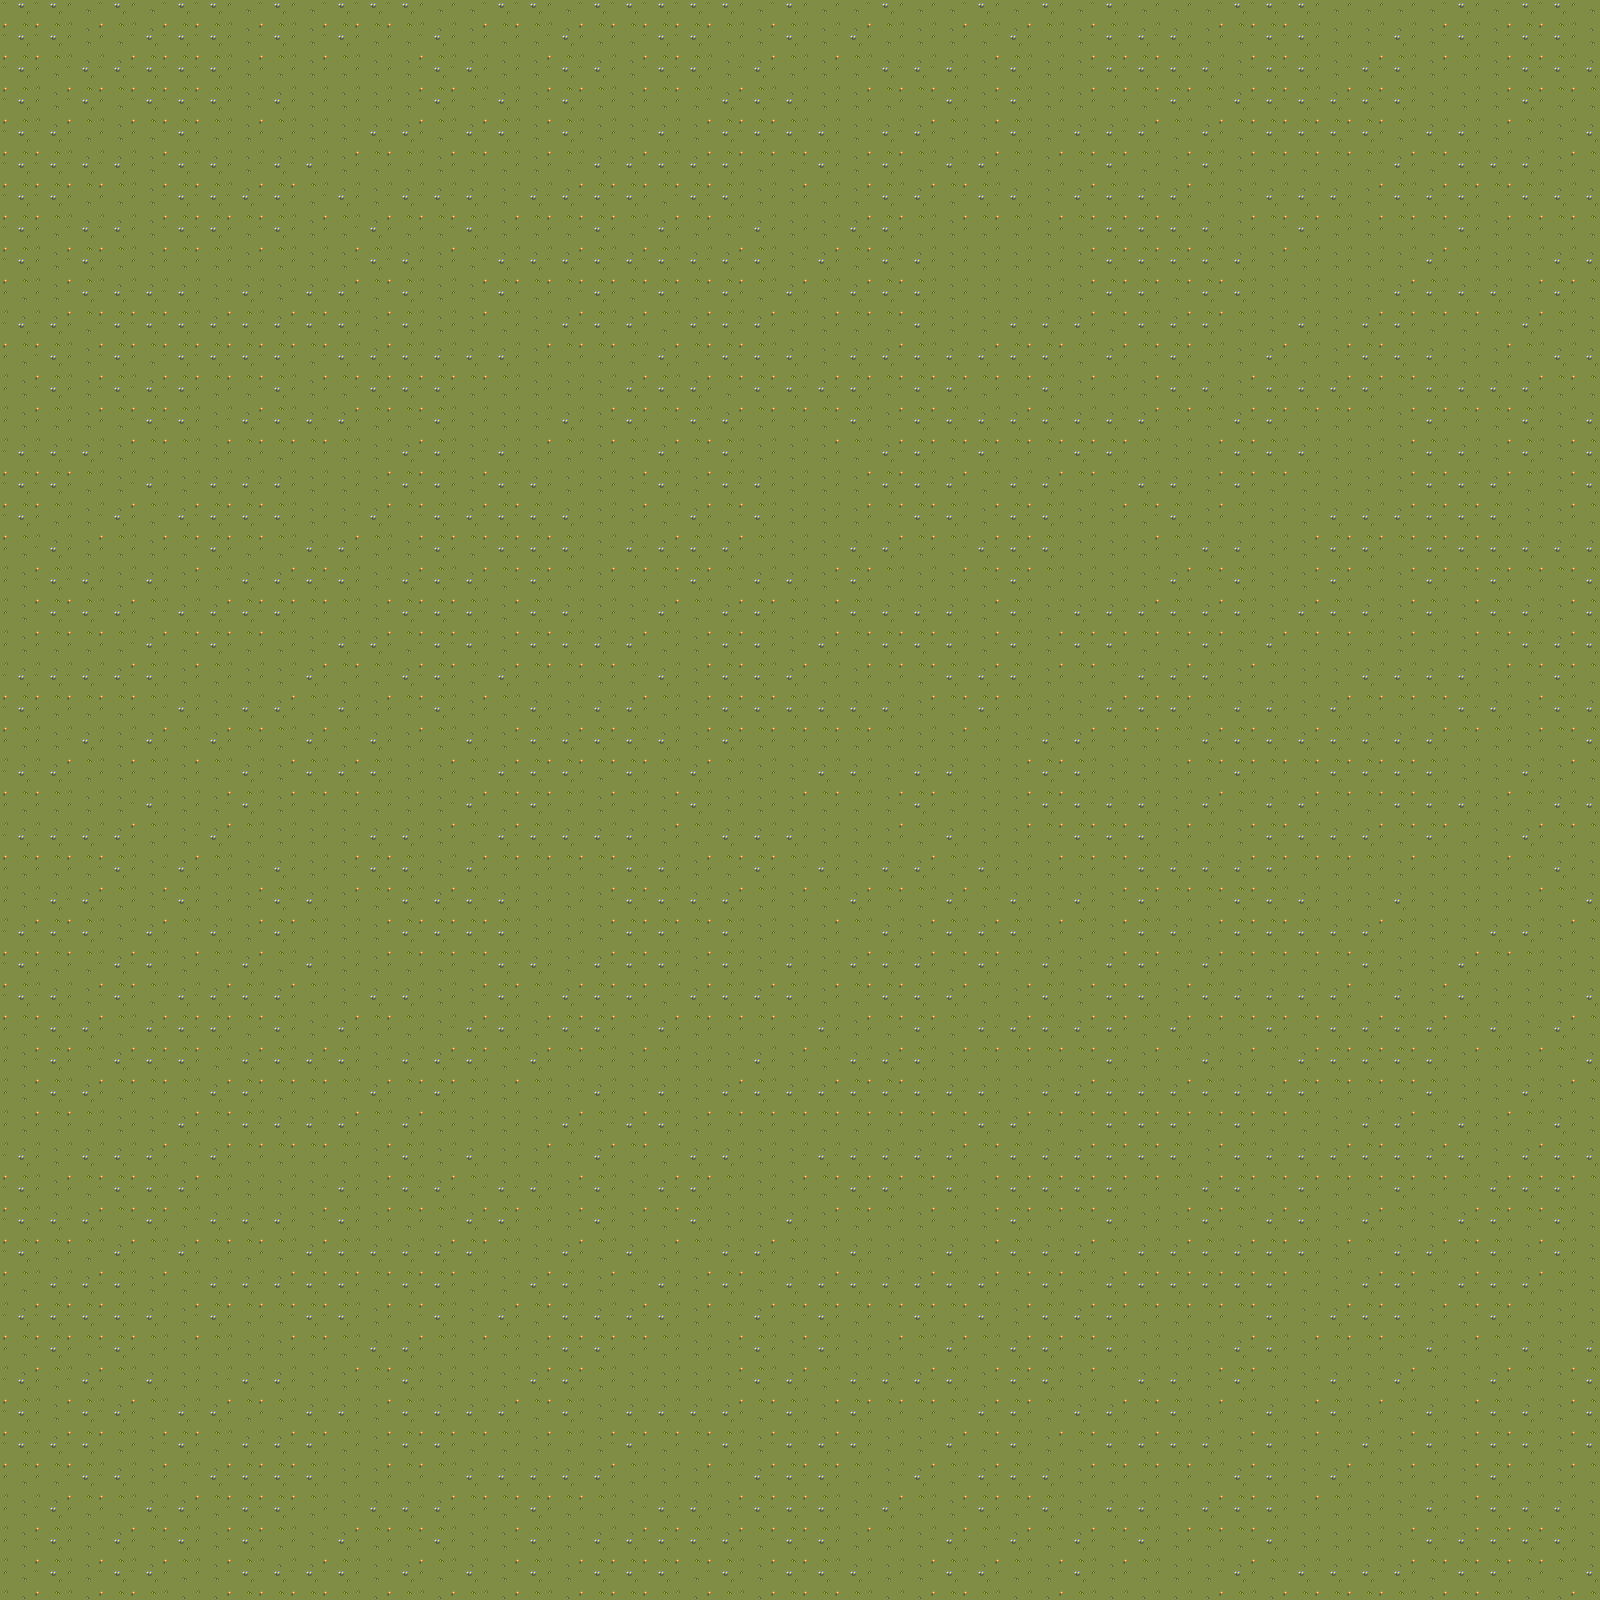

The image is a tile-based game level rendered from a .tmx file. Its description and source (layers, tilesets, objects; grid data summarised) follow:
An orthogonal 50x50 tile map with 32x32 px tiles, 1 tile layer (layer1).

<map version="1.9" tiledversion="1.9.0" orientation="orthogonal" renderorder="right-down" width="50" height="50" tilewidth="32" tileheight="32" infinite="0" nextlayerid="2" nextobjectid="1">
 <editorsettings>
  <export target="map1.json" format="json" />
 </editorsettings>
 <tileset firstgid="1" name="tileset" tilewidth="32" tileheight="32" tilecount="300" columns="30">
  <image source="../tilesets/tileset.png" width="960" height="320" />
 </tileset>
 <layer id="1" name="layer1" width="50" height="50">
  <data>[2500 cells, 2500 non-empty, 2 distinct tile ids]</data>
 </layer>
</map>
